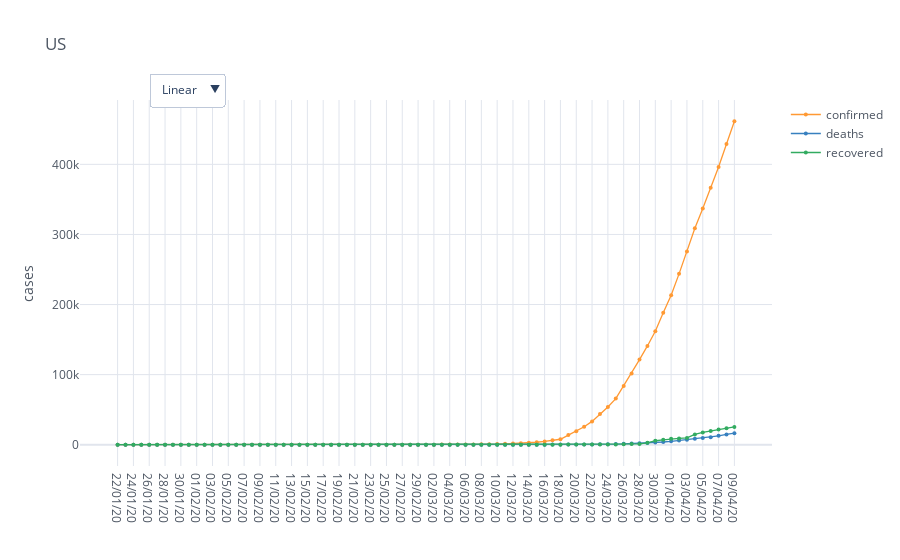

Source (notebook cell):
### Code cell
%load_ext autoreload
%autoreload 2
import numpy as np
import pandas as pd
import cufflinks as cf
import plotly.graph_objs as go
import mytools.regression as reg
import mytools.date as dt
import mytools.plot as mp
import mytools.dataio as io
import matplotlib.pyplot as plt

cf.go_offline()
cf.set_config_file(offline=False, world_readable=True)

country = 'US'

overall_stats = io.world_load_stats_country(country)

fig = mp.iplot_comparative_plot(overall_stats, title=country, size=4, yTitle='cases', mode='lines+markers', asFigure=True)
fig.show()

### Figure 1 — Plotly figure (JSON) as saved in the notebook; plotly's stock layout.template omitted (floating-point values rounded to 4 significant figures)
{"data": [{"line": {"color": "rgba(255, 153, 51, 1.0)", "dash": "solid", "shape": "linear", "width": 1.3}, "marker": {"size": 4, "symbol": "circle"}, "mode": "lines+markers", "name": "confirmed", "text": "", "type": "scatter", "x": ["22/01/20", "23/01/20", "24/01/20", "25/01/20", "26/01/20", "27/01/20", "28/01/20", "29/01/20", "30/01/20", "31/01/20", "01/02/20", "02/02/20", "03/02/20", "04/02/20", "05/02/20", "06/02/20", "07/02/20", "08/02/20", "09/02/20", "10/02/20", "11/02/20", "12/02/20", "13/02/20", "14/02/20", "15/02/20", "16/02/20", "17/02/20", "18/02/20", "19/02/20", "20/02/20", "21/02/20", "22/02/20", "23/02/20", "24/02/20", "25/02/20", "26/02/20", "27/02/20", "28/02/20", "29/02/20", "01/03/20", "02/03/20", "03/03/20", "04/03/20", "05/03/20", "06/03/20", "07/03/20", "08/03/20", "09/03/20", "10/03/20", "11/03/20", "12/03/20", "13/03/20", "14/03/20", "15/03/20", "16/03/20", "17/03/20", "18/03/20", "19/03/20", "20/03/20", "21/03/20", "22/03/20", "23/03/20", "24/03/20", "25/03/20", "26/03/20", "27/03/20", "28/03/20", "29/03/20", "30/03/20", "31/03/20", "01/04/20", "02/04/20", "03/04/20", "04/04/20", "05/04/20", "06/04/20", "07/04/20", "08/04/20", "09/04/20"], "y": [1, 1, 2, 2, 5, 5, 5, 5, 5, 7, 8, 8, 11, 11, 11, 11, 11, 11, 11, 11, 12, 12, 13, 13, 13, 13, 13, 13, 13, 13, 15, 15, 15, 51, 51, 57, 58, 60, 68, 74, 98, 118, 149, 217, 262, 402, 518, 583, 959, 1281, 1663, 2179, 2727, 3499, 4632, 6421, 7783, 13747, 19273, 25600, 33276, 43847, 53740, 65778, 83836, 101657, 121465, 140909, 161831, 188172, 213372, 243762, 275586, 308853, 337072, 366667, 396223, 429052, 461437]}, {"line": {"color": "rgba(55, 128, 191, 1.0)", "dash": "solid", "shape": "linear", "width": 1.3}, "marker": {"size": 4, "symbol": "circle"}, "mode": "lines+markers", "name": "deaths", "text": "", "type": "scatter", "x": ["22/01/20", "23/01/20", "24/01/20", "25/01/20", "26/01/20", "27/01/20", "28/01/20", "29/01/20", "30/01/20", "31/01/20", "01/02/20", "02/02/20", "03/02/20", "04/02/20", "05/02/20", "06/02/20", "07/02/20", "08/02/20", "09/02/20", "10/02/20", "11/02/20", "12/02/20", "13/02/20", "14/02/20", "15/02/20", "16/02/20", "17/02/20", "18/02/20", "19/02/20", "20/02/20", "21/02/20", "22/02/20", "23/02/20", "24/02/20", "25/02/20", "26/02/20", "27/02/20", "28/02/20", "29/02/20", "01/03/20", "02/03/20", "03/03/20", "04/03/20", "05/03/20", "06/03/20", "07/03/20", "08/03/20", "09/03/20", "10/03/20", "11/03/20", "12/03/20", "13/03/20", "14/03/20", "15/03/20", "16/03/20", "17/03/20", "18/03/20", "19/03/20", "20/03/20", "21/03/20", "22/03/20", "23/03/20", "24/03/20", "25/03/20", "26/03/20", "27/03/20", "28/03/20", "29/03/20", "30/03/20", "31/03/20", "01/04/20", "02/04/20", "03/04/20", "04/04/20", "05/04/20", "06/04/20", "07/04/20", "08/04/20", "09/04/20"], "y": [0, 0, 0, 0, 0, 0, 0, 0, 0, 0, 0, 0, 0, 0, 0, 0, 0, 0, 0, 0, 0, 0, 0, 0, 0, 0, 0, 0, 0, 0, 0, 0, 0, 0, 0, 0, 0, 0, 1, 1, 6, 7, 11, 12, 14, 17, 21, 22, 28, 36, 40, 47, 54, 63, 85, 108, 118, 200, 244, 307, 417, 557, 706, 942, 1209, 1581, 2026, 2467, 2978, 3873, 4757, 5926, 7087, 8407, 9619, 10783, 12722, 14695, 16478]}, {"line": {"color": "rgba(50, 171, 96, 1.0)", "dash": "solid", "shape": "linear", "width": 1.3}, "marker": {"size": 4, "symbol": "circle"}, "mode": "lines+markers", "name": "recovered", "text": "", "type": "scatter", "x": ["22/01/20", "23/01/20", "24/01/20", "25/01/20", "26/01/20", "27/01/20", "28/01/20", "29/01/20", "30/01/20", "31/01/20", "01/02/20", "02/02/20", "03/02/20", "04/02/20", "05/02/20", "06/02/20", "07/02/20", "08/02/20", "09/02/20", "10/02/20", "11/02/20", "12/02/20", "13/02/20", "14/02/20", "15/02/20", "16/02/20", "17/02/20", "18/02/20", "19/02/20", "20/02/20", "21/02/20", "22/02/20", "23/02/20", "24/02/20", "25/02/20", "26/02/20", "27/02/20", "28/02/20", "29/02/20", "01/03/20", "02/03/20", "03/03/20", "04/03/20", "05/03/20", "06/03/20", "07/03/20", "08/03/20", "09/03/20", "10/03/20", "11/03/20", "12/03/20", "13/03/20", "14/03/20", "15/03/20", "16/03/20", "17/03/20", "18/03/20", "19/03/20", "20/03/20", "21/03/20", "22/03/20", "23/03/20", "24/03/20", "25/03/20", "26/03/20", "27/03/20", "28/03/20", "29/03/20", "30/03/20", "31/03/20", "01/04/20", "02/04/20", "03/04/20", "04/04/20", "05/04/20", "06/04/20", "07/04/20", "08/04/20", "09/04/20"], "y": [0, 0, 0, 0, 0, 0, 0, 0, 0, 0, 0, 0, 0, 0, 0, 0, 0, 0, 3, 3, 3, 3, 3, 3, 3, 3, 3, 3, 3, 3, 5, 5, 5, 5, 6, 6, 6, 7, 7, 7, 7, 7, 7, 7, 7, 7, 7, 7, 8, 8, 12, 12, 12, 12, 17, 17, 105, 121, 147, 176, 178, 178, 348, 361, 681, 869, 1072, 2665, 5644, 7024, 8474, 9001, 9707, 14652, 17448, 19581, 21763, 23559, 25410]}], "layout": {"legend": {"bgcolor": "#FFFFFF", "font": {"color": "#4D5663"}}, "paper_bgcolor": "#FFFFFF", "plot_bgcolor": "#FFFFFF", "title": {"font": {"color": "#4D5663"}, "text": "US"}, "updatemenus": [{"buttons": [{"args": [{"yaxis.type": "linear"}], "label": "Linear", "method": "relayout"}, {"args": [{"yaxis.type": "log"}], "label": "Log", "method": "relayout"}], "direction": "down", "pad": {"r": 10, "t": 10}, "showactive": true, "x": 0.1, "xanchor": "left", "y": 1.1, "yanchor": "top"}], "xaxis": {"gridcolor": "#E1E5ED", "showgrid": true, "tickfont": {"color": "#4D5663"}, "title": {"font": {"color": "#4D5663"}, "text": ""}, "zerolinecolor": "#E1E5ED"}, "yaxis": {"gridcolor": "#E1E5ED", "showgrid": true, "tickfont": {"color": "#4D5663"}, "title": {"font": {"color": "#4D5663"}, "text": "cases"}, "zerolinecolor": "#E1E5ED"}}}
